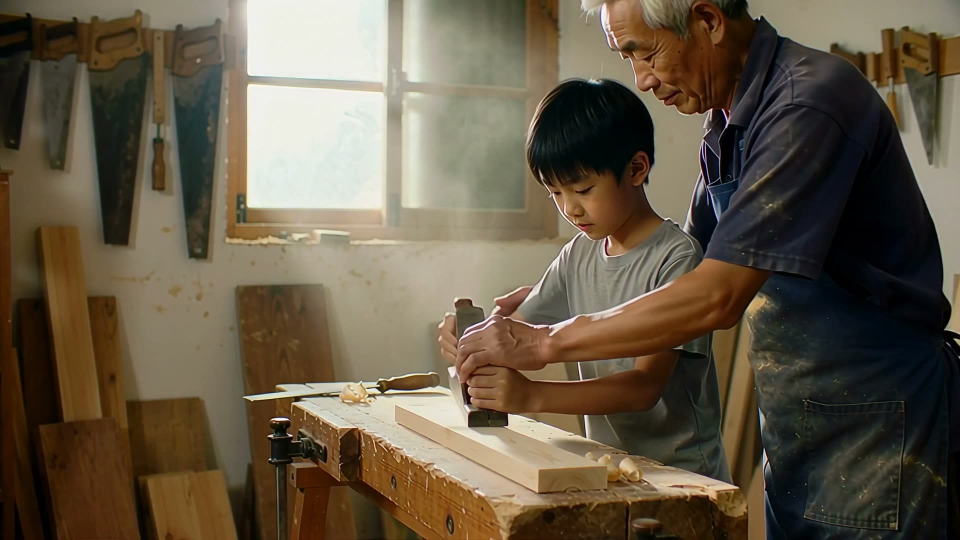
#> input picture templates/explainer-kit/assets/samples/apprentice.jpg, 1920 x 1080 px (shown at 1/2 size)
$ python -i reference_board.py   (imports and definitions only)
#> lines starting #> are read from the running program, lines starting #| are printed output that depends on the picture
#!/usr/bin/env python3
"""对标板：把我们的画面和参考创作者的画面拼在一张图上，按同一把尺子看。

用法（在仓库根目录运行）：
    python3 scripts/reference_board.py --ours 样片.mp4 --out board.jpg
    python3 scripts/reference_board.py --ours a.jpg b.jpg c.jpg --ref xiaolinshuo linchao --n 6 --out board.jpg

--ours 可以是一个视频（均匀取 n 帧，跳过首尾 5%），也可以是若干张截图。
参考帧从 research/creators/<slug>/work/<视频>-frames/ 里固定随机取（同样的参数每次结果一样），
所以先要用 scripts/creator_breakdown.py analyze 生成过这些帧。参考帧只在本地看，不入库、不进成片。
打分方法见 docs/video-scorecard.md 第 3 节。
"""
import argparse
import random
import subprocess
import tempfile
from pathlib import Path

from PIL import Image, ImageDraw, ImageFont

ROOT = Path(__file__).resolve().parent.parent
FONT = "/System/Library/Fonts/Hiragino Sans GB.ttc"
TW, TH, LABEL = 480, 270, 34


# [21 lines left out: functions our_frames, ref_frames, not called in this run]


def tile(path):
    im = Image.open(path).convert("RGB")
#> im is the input picture: PIL image 1920x1080 RGB; mean R, G, B 100.9, 89, 70.5
    w, h = im.size
#> w = 1920; h = 1080
    if h > w:  # 竖屏放在中间，两边留黑，不拉伸
        im = im.resize((int(w * TH / h), TH))
        bg = Image.new("RGB", (TW, TH), "black")
        bg.paste(im, ((TW - im.width) // 2, 0))
        return bg
    return im.resize((TW, TH))
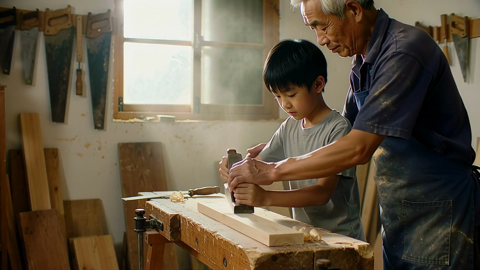
#> returned value: PIL image 480x270 RGB; mean R, G, B 100.9, 89, 70.5


# [22 lines left out: function main, not called in this run]


# [2 lines not run here, left out]

>>> result = tile('../templates/explainer-kit/assets/samples/apprentice.jpg')
